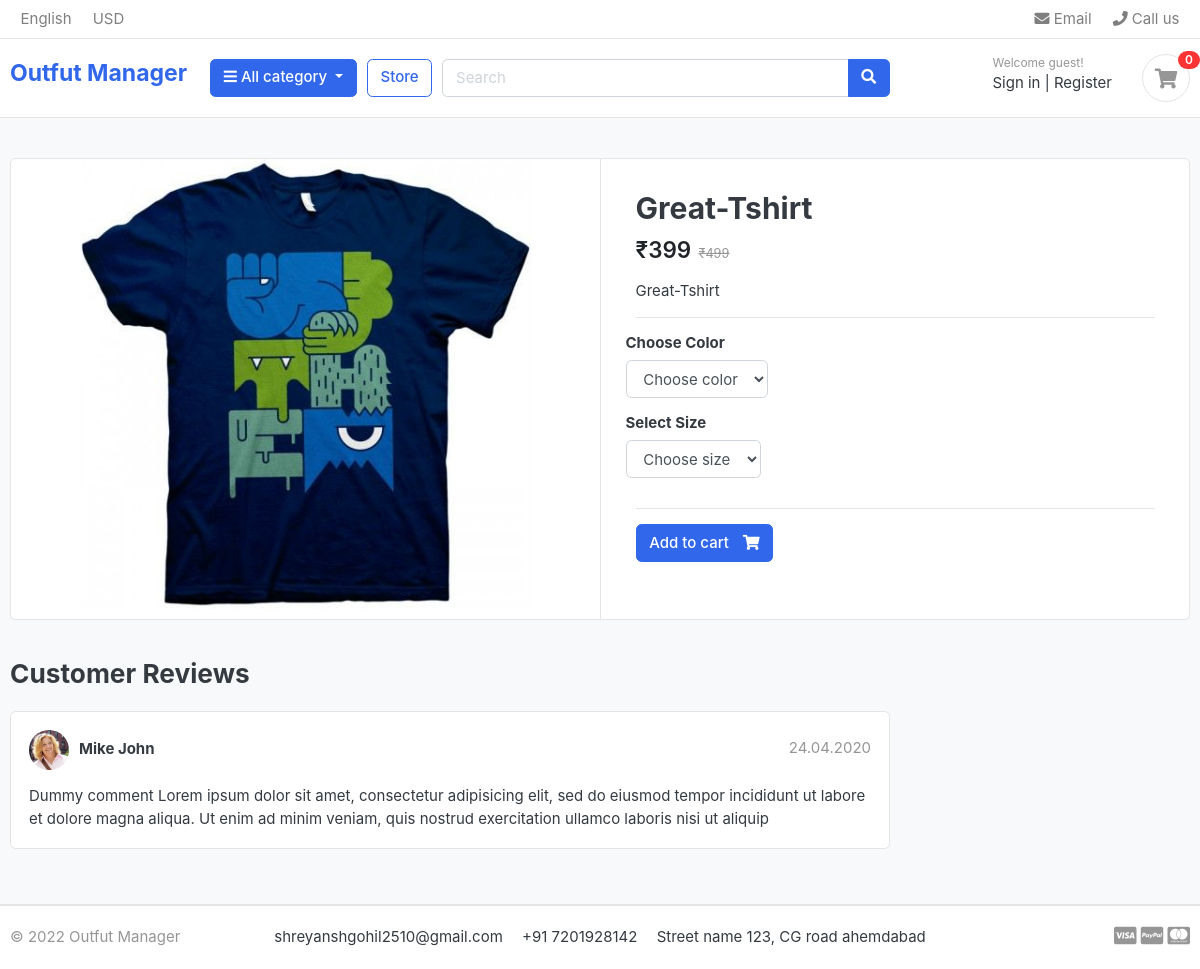
The page /single_product/541d70e9-1281-4b81-a57f-2117bfcfaad1/ on the database its author committed.
### store/models.py (models this page shows, shortened)
class Product(models.Model):
    category = models.ForeignKey(Category,on_delete=models.CASCADE)
    product_name = models.CharField(max_length=200)
    product_desc = models.TextField()
    price_main = models.IntegerField(validators=[MinValueValidator(0)],blank=True,null=True)
    price_discount = models.IntegerField(validators=[MinValueValidator(0)])
    product_img = models.ImageField(default='default/default.jpg',null=True,blank =True,upload_to ='products' )
    stock = models.IntegerField(validators=[MinValueValidator(0)])
    is_available = models.BooleanField(default=True)
    modified_date = models.DateTimeField(auto_now=True)
    colors = models.ManyToManyField('Color')
    sizes = models.ManyToManyField('Size')
    created = models.DateTimeField(auto_now_add=True,null=True)
    id = models.UUIDField(default = uuid.uuid4,unique = True,primary_key = True,editable = False)

### store/views.py (the view)
# urls.py: path('single_product/<str:pk>/',views.single_product,name='single_product'),
def single_product(request, pk):
    single_product = Product.objects.get(id=pk)
    in_cart = CartItem.objects.filter(cart__cart_id=_cart_id(request), product=single_product).exists()
    context = {'product': single_product, 'in_cart': in_cart}
    return render(request, 'store/single-product.html', context)

### store/context_processors.py (called while the page is built)
def menu_links(requst):
    links = Category.objects.all()
    return dict(links=links)

def counter(request):
    cart_count = 0
    cart = Cart.objects.filter(cart_id=_cart_id(request))
    if request.user.is_authenticated:
        cart_iteams = CartItem.objects.all().filter(user = request.user)
    else:
        cart_iteams = CartItem.objects.all().filter(cart=cart[:1])
    for cart_iteam in cart_iteams:
        cart_count += cart_iteam.quantity
    return dict(cart_count=cart_count)

### store/models.py (called while the page is built)
    def cat_url(self):
        return reverse('store_cat',args=[self.category_name])

### store/views.py (called while the page is built)
def _cart_id(request):
    cart = request.session.session_key
    if not cart:
        cart = request.session.create()
    return cart

### store/templates/store/single-product.html (shortened to what this page needs)
{%extends 'main.html'%}
{%block content%}
<section class="section-content padding-y bg">
  <div class="container">
    <div class="card">
      <div class="row no-gutters">
        <aside class="col-md-6">
          <article class="gallery-wrap">
            <div class="img-big-wrap">
              <a href="{{product.product_img.url}}"><img src="{{product.product_img.url}}"></a>
            </div>
          </article>
        </aside>
        <main class="col-md-6 border-left">
          <form action="{% url 'add_cart' product.id %}" method="get">
          <article class="content-body">
            <h2 class="title">{{product.product_name}}</h2>
            <div class="mb-3">
              <var class="price h4">&#8377;{{product.price_discount}}</var>
              {%if product.price_main%}
              <del class="price-old">&#8377;{{product.price_main}}</del>
              {%endif%}
            </div>
            <p>{{product.product_desc}}</p>
            <hr>
            <div class="row">
              <div class="item-option-select">
                <h6>Choose Color</h6>
                <select name="color" class="form-control" >
                  <option value="" disabled selected >Choose color</option>
                </select>
              </div>
            </div>
            <div class="row">
              <div class="item-option-select">
                <h6>Select Size</h6>
                <select name="size" class="form-control" required>
                  <option value="" disabled selected>Choose size</option>
                </select>
              </div>
            </div>
            <hr>
            {%if product.is_available%}
                {%if product.stock > 0 %}
                        <button type="submit"  class="btn  btn-primary"> <span class="text">Add to cart</span> <i
                          class="fas fa-shopping-cart"></i> </button>
                {%else%}
                    <h5 class="text-danger">Sorry! Product is out of stock</h5>
                {%endif%}
            {%else%}
                <h5 class="text-danger">Sorry! Product is Unavailable</h5>
            {%endif%}
          </article>
        </form>
        </main>
      </div>
    </div>
    <br>
    <div class="row">
      <div class="col-md-9">
        <header class="section-heading">
          <h3>Customer Reviews </h3>
        </header>
        <article class="box mb-3">
          <div class="icontext w-100">
            <img src="./images/avatars/avatar1.jpg" class="img-xs icon rounded-circle">
            <div class="text">
              <span class="date text-muted float-md-right">24.04.2020 </span>
              <h6 class="mb-1">Mike John </h6>
            </div>
          </div>
          <div class="mt-3">
            <p>
              Dummy comment Lorem ipsum dolor sit amet, consectetur adipisicing elit, sed do eiusmod
              tempor incididunt ut labore et dolore magna aliqua. Ut enim ad minim veniam,
              quis nostrud exercitation ullamco laboris nisi ut aliquip
            </p>
          </div>
        </article>
      </div>
    </div>
  </div>
</section>
{%endblock content%}

### static/css/ui.css (style rules this page uses)
html { font-family: "Inter", sans-serif; font-size: 15px; }
.content-body { flex: 1 1 auto; padding: 2rem 2.3rem; }
.img-xs, .img-sm, .img-md, .img-lg { -o-object-fit: cover; object-fit: cover; flex-shrink: 0; flex-grow: 0; }
.img-xs { width: 40px; height: 40px; }
.padding-y { padding-top: 40px; padding-bottom: 40px; }
var { font-style: normal; }
article:after, .form-group:after { display: block; clear: both; content: ""; }
.bg { background-color: #f8f9fa; }
.section-heading { margin-bottom: 20px; margin-top: 15px; }
p:last-child { margin-bottom: 0; }
.btn .text + i { margin-left: 10px; }
.icontext { display: inline-flex; align-items: center; vertical-align: middle; }
.icontext .text { width: 100%; line-height: 1.2; }
.icontext .icon { position: relative; margin-right: 10px; flex-shrink: 0; flex-grow: 0; }
.price { font-weight: 600; color: #212529; }
.price-old { color: #969696; margin-left: 3px; font-size: 85%; }
.box { padding: 18px; background: #fff; border-radius: 0.37rem; border: 1px solid #e4e4e4; }
.box img { max-width: 100%; }
.gallery-wrap .img-big-wrap { margin-bottom: 10px; border-radius: 0.37rem; overflow: hidden; background-color: #fff; }
.gallery-wrap .img-big-wrap a { text-align: center; display: block; }
.gallery-wrap .img-big-wrap img { height: 450px; width: auto; display: inline-block; }
.item-option-select { margin-bottom: 1rem; display: inline-block; margin-right: 15px; }

### rows shown on the page
Product: product_img (picture), product_name "Great-Tshirt", price_discount "399", price_main "499", product_desc "Great-Tshirt"

### other values the page prints
{{ cart_count }} "0"
